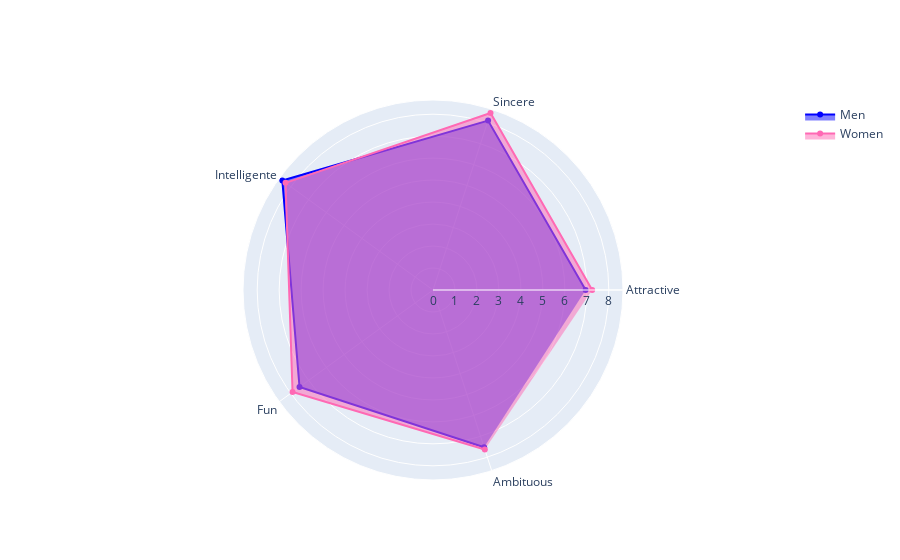

Write notebook code for a chart like this one.
### Markdown cell above
How do you think you measure up ?

### Code cell
fig_own = go.Figure()

fig_own.add_trace(go.Scatterpolar(
    r=[data_men["attr3_1"].mean(), data_men["sinc3_1"].mean() , data_men["intel3_1"].mean(),data_men["fun3_1"].mean(),data_men["amb3_1"].mean()],
    theta=cols[:-1],
    name="Men",
    fill="toself",
    marker=dict(
        color="blue"
    )
))
fig_own.add_trace(go.Scatterpolar(
    r=[data_women["attr3_1"].mean(), data_women["sinc3_1"].mean() , data_women["intel3_1"].mean(),data_women["fun3_1"].mean(),data_women["amb3_1"].mean()],
    theta=cols[:-1],
    name="Women",
    fill="toself",
    marker=dict(
        color="hotpink"
    )
))

fig_own.show()

### Figure 1 — Plotly figure (JSON) as saved in the notebook; plotly's stock layout.template omitted (floating-point values rounded to 4 significant figures)
{"data": [{"fill": "toself", "marker": {"color": "blue"}, "name": "Men", "r": [6.945, 8.106, 8.474, 7.507, 7.526], "theta": ["Attractive", "Sincere", "Intelligente", "Fun", "Ambituous"], "type": "scatterpolar"}, {"fill": "toself", "marker": {"color": "hotpink"}, "name": "Women", "r": [7.243, 8.47, 8.295, 7.899, 7.631], "theta": ["Attractive", "Sincere", "Intelligente", "Fun", "Ambituous"], "type": "scatterpolar"}], "layout": {}}
